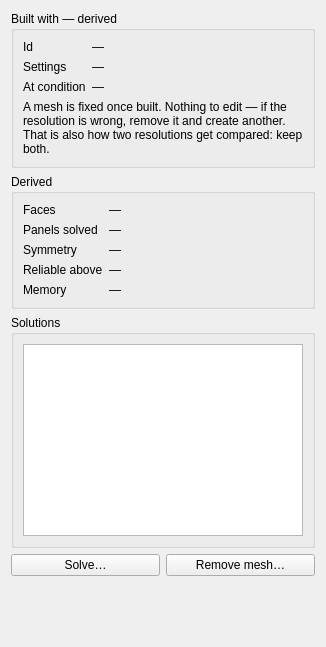
<?xml version="1.0" encoding="UTF-8"?>
<ui version="4.0">
 <class>PropMesh</class>
 <widget class="QWidget" name="PropMesh">
  <property name="windowTitle">
   <string>Calculation mesh</string>
  </property>
  <layout class="QVBoxLayout" name="root">
   <item>
    <widget class="QGroupBox" name="groupBuiltWith">
     <property name="title">
      <string>Built with — derived</string>
     </property>
     <layout class="QFormLayout" name="formBuiltWith">
      <item row="0" column="0">
       <widget class="QLabel" name="lblIdCaption">
        <property name="text">
         <string>Id</string>
        </property>
       </widget>
      </item>
      <item row="0" column="1">
       <widget class="QLabel" name="lblId">
        <property name="text">
         <string>—</string>
        </property>
        <property name="textFormat">
         <enum>Qt::RichText</enum>
        </property>
        <property name="textInteractionFlags">
         <set>Qt::TextSelectableByMouse</set>
        </property>
       </widget>
      </item>
      <item row="1" column="0">
       <widget class="QLabel" name="lblSettingsCaption">
        <property name="text">
         <string>Settings</string>
        </property>
       </widget>
      </item>
      <item row="1" column="1">
       <widget class="QLabel" name="lblSettings">
        <property name="text">
         <string>—</string>
        </property>
        <property name="textFormat">
         <enum>Qt::RichText</enum>
        </property>
       </widget>
      </item>
      <item row="2" column="0">
       <widget class="QLabel" name="lblConditionCaption">
        <property name="text">
         <string>At condition</string>
        </property>
       </widget>
      </item>
      <item row="2" column="1">
       <widget class="QLabel" name="lblCondition">
        <property name="text">
         <string>—</string>
        </property>
        <property name="textFormat">
         <enum>Qt::RichText</enum>
        </property>
       </widget>
      </item>
      <item row="3" column="0" colspan="2">
       <widget class="QLabel" name="lblMeshNote">
        <property name="text">
         <string>A mesh is fixed once built. Nothing to edit — if the resolution is wrong, remove it and create another. That is also how two resolutions get compared: keep both.</string>
        </property>
        <property name="wordWrap">
         <bool>true</bool>
        </property>
       </widget>
      </item>
     </layout>
    </widget>
   </item>
   <item>
    <widget class="QGroupBox" name="groupDerived">
     <property name="title">
      <string>Derived</string>
     </property>
     <layout class="QFormLayout" name="formDerived">
      <item row="0" column="0">
       <widget class="QLabel" name="lblFacesCaption">
        <property name="text">
         <string>Faces</string>
        </property>
       </widget>
      </item>
      <item row="0" column="1">
       <widget class="QLabel" name="lblFaces">
        <property name="text">
         <string>—</string>
        </property>
        <property name="textFormat">
         <enum>Qt::RichText</enum>
        </property>
        <property name="wordWrap">
         <bool>true</bool>
        </property>
       </widget>
      </item>
      <item row="1" column="0">
       <widget class="QLabel" name="lblPanelsCaption">
        <property name="text">
         <string>Panels solved</string>
        </property>
       </widget>
      </item>
      <item row="1" column="1">
       <widget class="QLabel" name="lblPanels">
        <property name="text">
         <string>—</string>
        </property>
        <property name="textFormat">
         <enum>Qt::RichText</enum>
        </property>
       </widget>
      </item>
      <item row="2" column="0">
       <widget class="QLabel" name="lblSymmetryCaption">
        <property name="text">
         <string>Symmetry</string>
        </property>
       </widget>
      </item>
      <item row="2" column="1">
       <widget class="QLabel" name="lblSymmetry">
        <property name="text">
         <string>—</string>
        </property>
        <property name="textFormat">
         <enum>Qt::RichText</enum>
        </property>
        <property name="wordWrap">
         <bool>true</bool>
        </property>
       </widget>
      </item>
      <item row="3" column="0">
       <widget class="QLabel" name="lblReliableCaption">
        <property name="text">
         <string>Reliable above</string>
        </property>
       </widget>
      </item>
      <item row="3" column="1">
       <widget class="QLabel" name="lblReliable">
        <property name="text">
         <string>—</string>
        </property>
        <property name="textFormat">
         <enum>Qt::RichText</enum>
        </property>
        <property name="wordWrap">
         <bool>true</bool>
        </property>
       </widget>
      </item>
      <item row="4" column="0">
       <widget class="QLabel" name="lblMemoryCaption">
        <property name="text">
         <string>Memory</string>
        </property>
       </widget>
      </item>
      <item row="4" column="1">
       <widget class="QLabel" name="lblMemory">
        <property name="text">
         <string>—</string>
        </property>
        <property name="textFormat">
         <enum>Qt::RichText</enum>
        </property>
       </widget>
      </item>
     </layout>
    </widget>
   </item>
   <item>
    <widget class="QGroupBox" name="groupSolutions">
     <property name="title">
      <string>Solutions</string>
     </property>
     <layout class="QVBoxLayout" name="layoutSolutions">
      <item>
       <widget class="QListWidget" name="listSolutions">
        <property name="minimumSize">
         <size>
          <width>0</width>
          <height>80</height>
         </size>
        </property>
       </widget>
      </item>
     </layout>
    </widget>
   </item>
   <item>
    <layout class="QHBoxLayout" name="layoutActions">
     <item>
      <widget class="QPushButton" name="btnSolve">
       <property name="text">
        <string>Solve…</string>
       </property>
      </widget>
     </item>
     <item>
      <widget class="QPushButton" name="btnRemoveMesh">
       <property name="text">
        <string>Remove mesh…</string>
       </property>
      </widget>
     </item>
    </layout>
   </item>
   <item>
    <widget class="QLabel" name="lblConflict">
     <property name="text">
      <string/>
     </property>
     <property name="wordWrap">
      <bool>true</bool>
     </property>
     <property name="textFormat">
      <enum>Qt::RichText</enum>
     </property>
    </widget>
   </item>
   <item>
    <spacer name="spacerBottom">
     <property name="orientation">
      <enum>Qt::Vertical</enum>
     </property>
     <property name="sizeHint" stdset="0">
      <size>
       <width>20</width>
       <height>40</height>
      </size>
     </property>
    </spacer>
   </item>
  </layout>
 </widget>
 <resources/>
 <connections/>
</ui>
